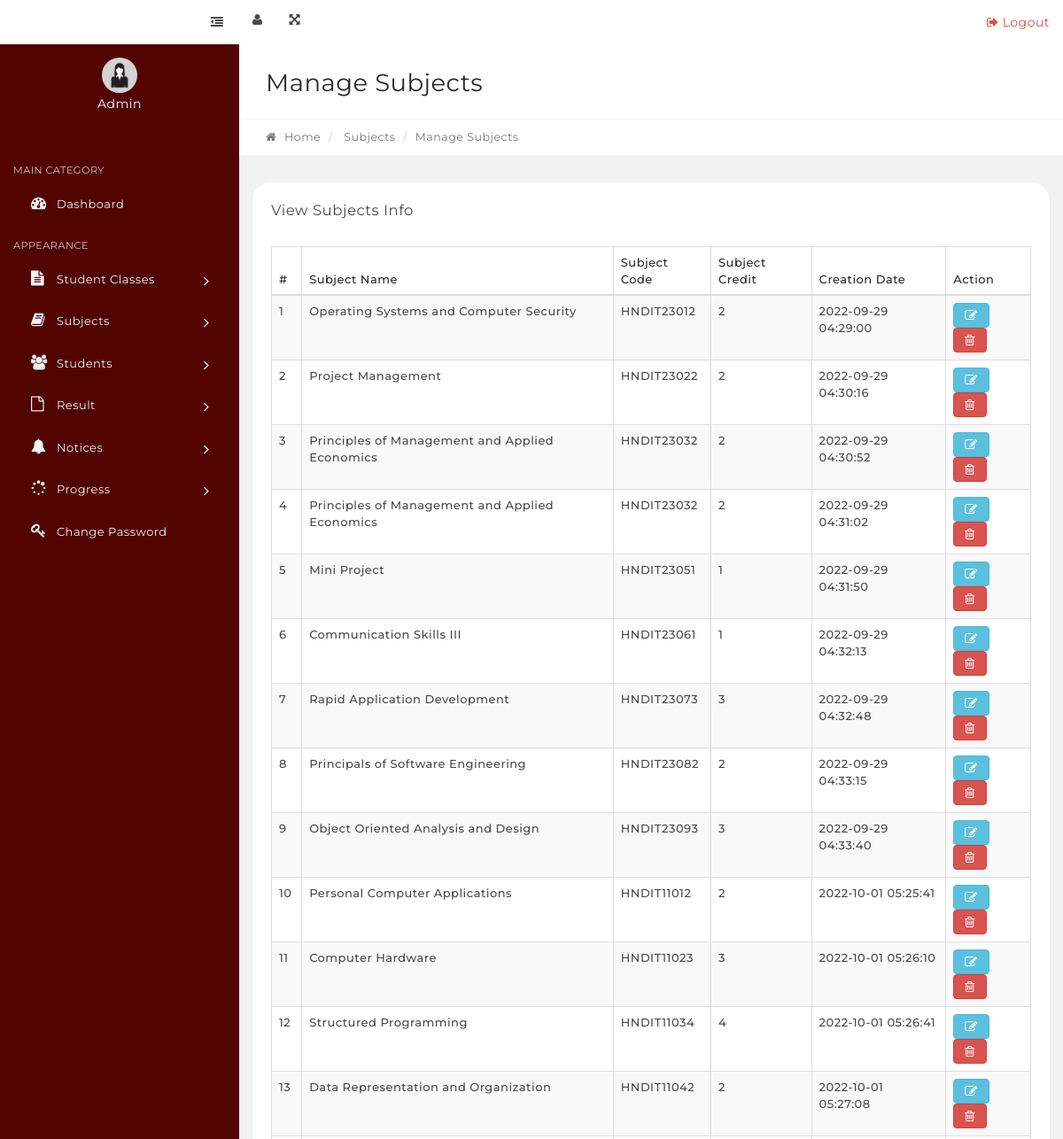
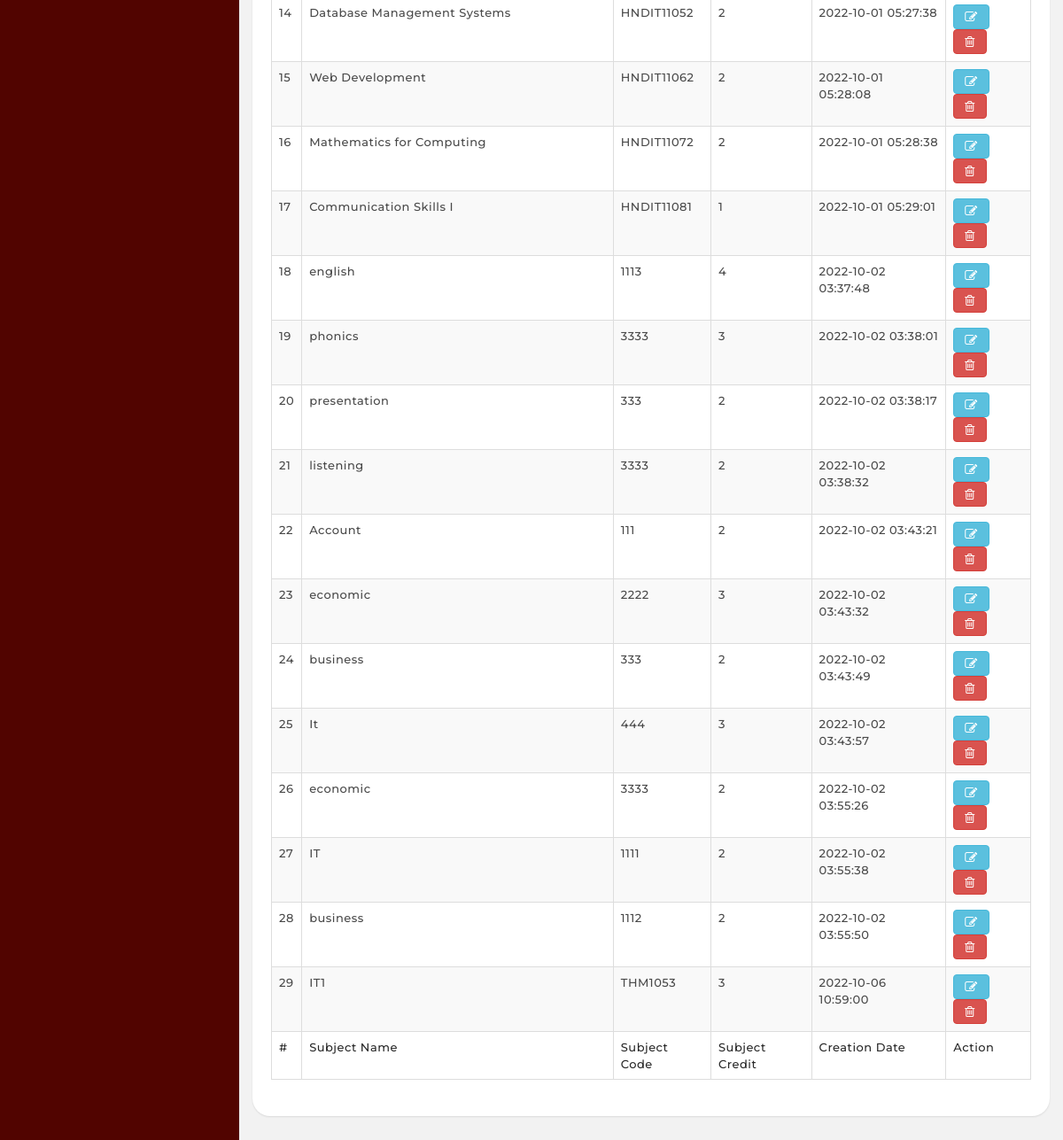
Page /manage-subjects.php on the committed database (2 pictures, top to bottom).
### tables this page shows
CREATE TABLE `tblsubjects` (
  `id` int(11) NOT NULL,
  `SubjectName` varchar(100) NOT NULL,
  `SubjectCode` varchar(100) DEFAULT NULL,
  `Creationdate` timestamp NULL DEFAULT current_timestamp(),
  `UpdationDate` timestamp NULL DEFAULT current_timestamp(),
  `SubjectCredit` varchar(100) DEFAULT NULL
);

### manage-subjects.php (the view, shortened to what this page needs)
<?php
include('includes/config.php');
if(strlen($_SESSION['alogin'])=="")
    {
    header("Location: index.php");
    }
    else{
?>
<link rel="stylesheet" type="text/css" href="assets/js/DataTables/datatables.min.css"/>
   <?php include('includes/topbar.php');?>
            <div class="content-wrapper">
                <div class="content-container">
<?php include('includes/leftbar.php');?>
                    <div class="main-page">
                        <div class="container-fluid">
                            <div class="row page-title-div">
                                <div class="col-md-6">
                                    <h2 class="title">Manage Subjects</h2>
                                </div>
                            </div>
                            <div class="row breadcrumb-div">
                                <div class="col-md-6">
                                    <ul class="breadcrumb">
            							<li><a href="dashboard.php"><i class="fa fa-home"></i> Home</a></li>
                                        <li> Subjects</li>
            							<li class="active">Manage Subjects</li>
            						</ul>
                                </div>
                            </div>
                        </div>
                        <section class="section">
                            <div class="container-fluid">
                                <div class="row">
                                    <div class="col-md-12">
                                        <div class="panel">
                                            <div class="panel-heading">
                                                <div class="panel-title">
                                                    <h5>View Subjects Info</h5>
                                                </div>
                                            </div>
                                            <div class="panel-body p-20">
                                                <table id="example" class="display table table-striped table-bordered" cellspacing="0" width="100%">
                                                    <thead>
                                                        <tr>
                                                            <th>#</th>
                                                            <th>Subject Name</th>
                                                            <th>Subject Code</th>
                                                            <th>Subject Credit</th>
                                                            <th>Creation Date</th>
                                                            <th>Action</th>
                                                        </tr>
                                                    </thead>
                                                    <tfoot>
                                                        <tr>
                                                          <th>#</th>
                                                             <th>Subject Name</th>
                                                            <th>Subject Code</th>
                                                            <th>Subject Credit</th>
                                                            <th>Creation Date</th>
                                                            <th>Action</th>
                                                        </tr>
                                                    </tfoot>
                                                    <tbody>
<?php $sql = "SELECT * from tblsubjects";
$query = $dbh->prepare($sql);
$query->execute();
$results=$query->fetchAll(PDO::FETCH_OBJ);
$cnt=1;
if($query->rowCount() > 0)
{
foreach($results as $result)
{   ?>
<tr>
 <td><?php echo htmlentities($cnt);?></td>
                                                            <td><?php echo htmlentities($result->SubjectName);?></td>
                                                            <td><?php echo htmlentities($result->SubjectCode);?></td>
                                                            <td><?php echo htmlentities($result->SubjectCredit);?></td>
                                                            <td><?php echo htmlentities($result->Creationdate);?></td>
<td>
<a href="edit-subject.php?subjectid=<?php echo htmlentities($result->id);?>" class="btn btn-info"><i class="fa fa-edit" title="Edit Record"></i> </a>
<a href="manage-subjects.php?id=<?php echo htmlentities($result->id);?>" class="btn btn-danger"><i class="fa fa-trash-o" title="Delete Record"></i> </a>
</td>
</tr>
<?php $cnt=$cnt+1;}} ?>
                                                    </tbody>
                                                </table>
                                            </div>
                                        </div>
                                    </div>
                                                </div>
                                            </div>
                                        </div>
                                    </div>
                                </div>
                            </div>
<?php include('includes/footer.php');?>
<?php } ?>

### rows in the picture
tblsubjects: SubjectName "Operating Systems and Computer Security", SubjectCode "HNDIT23012", SubjectCredit "2", Creationdate "2022-09-29 04:29:00"
tblsubjects: SubjectName "Project Management", SubjectCode "HNDIT23022", SubjectCredit "2", Creationdate "2022-09-29 04:30:16"
tblsubjects: SubjectName "Principles of Management and Applied Economics", SubjectCode "HNDIT23032", SubjectCredit "2", Creationdate "2022-09-29 04:30:52"
tblsubjects: SubjectName "Principles of Management and Applied Economics", SubjectCode "HNDIT23032", SubjectCredit "2", Creationdate "2022-09-29 04:31:02"
tblsubjects: SubjectName "Mini Project", SubjectCode "HNDIT23051", SubjectCredit "1", Creationdate "2022-09-29 04:31:50"
tblsubjects: SubjectName "Communication Skills III", SubjectCode "HNDIT23061", SubjectCredit "1", Creationdate "2022-09-29 04:32:13"
tblsubjects: SubjectName "Rapid Application Development", SubjectCode "HNDIT23073", SubjectCredit "3", Creationdate "2022-09-29 04:32:48"
tblsubjects: SubjectName "Principals of Software Engineering", SubjectCode "HNDIT23082", SubjectCredit "2", Creationdate "2022-09-29 04:33:15"
tblsubjects: SubjectName "Object Oriented Analysis and Design", SubjectCode "HNDIT23093", SubjectCredit "3", Creationdate "2022-09-29 04:33:40"
tblsubjects: SubjectName "Personal Computer Applications", SubjectCode "HNDIT11012", SubjectCredit "2", Creationdate "2022-10-01 05:25:41"
tblsubjects: SubjectName "Computer Hardware", SubjectCode "HNDIT11023", SubjectCredit "3", Creationdate "2022-10-01 05:26:10"
tblsubjects: SubjectName "Structured Programming", SubjectCode "HNDIT11034", SubjectCredit "4", Creationdate "2022-10-01 05:26:41"
tblsubjects: SubjectName "Data Representation and Organization", SubjectCode "HNDIT11042", SubjectCredit "2", Creationdate "2022-10-01 05:27:08"
tblsubjects: SubjectName "Database Management Systems", SubjectCode "HNDIT11052", SubjectCredit "2", Creationdate "2022-10-01 05:27:38"
tblsubjects: SubjectName "Web Development", SubjectCode "HNDIT11062", SubjectCredit "2", Creationdate "2022-10-01 05:28:08"
tblsubjects: SubjectName "Mathematics for Computing", SubjectCode "HNDIT11072", SubjectCredit "2", Creationdate "2022-10-01 05:28:38"
tblsubjects: SubjectName "Communication Skills I", SubjectCode "HNDIT11081", SubjectCredit "1", Creationdate "2022-10-01 05:29:01"
tblsubjects: SubjectName "english", SubjectCode "1113", SubjectCredit "4", Creationdate "2022-10-02 03:37:48"
tblsubjects: SubjectName "phonics", SubjectCode "3333", SubjectCredit "3", Creationdate "2022-10-02 03:38:01"
tblsubjects: SubjectName "presentation", SubjectCode "333", SubjectCredit "2", Creationdate "2022-10-02 03:38:17"
tblsubjects: SubjectName "listening", SubjectCode "3333", SubjectCredit "2", Creationdate "2022-10-02 03:38:32"
tblsubjects: SubjectName "Account", SubjectCode "111", SubjectCredit "2", Creationdate "2022-10-02 03:43:21"
tblsubjects: SubjectName "economic", SubjectCode "2222", SubjectCredit "3", Creationdate "2022-10-02 03:43:32"
tblsubjects: SubjectName "business", SubjectCode "333", SubjectCredit "2", Creationdate "2022-10-02 03:43:49"
tblsubjects: SubjectName "It", SubjectCode "444", SubjectCredit "3", Creationdate "2022-10-02 03:43:57"
tblsubjects: SubjectName "economic", SubjectCode "3333", SubjectCredit "2", Creationdate "2022-10-02 03:55:26"
tblsubjects: SubjectName "IT", SubjectCode "1111", SubjectCredit "2", Creationdate "2022-10-02 03:55:38"
tblsubjects: SubjectName "business", SubjectCode "1112", SubjectCredit "2", Creationdate "2022-10-02 03:55:50"
tblsubjects: SubjectName "IT1", SubjectCode "THM1053", SubjectCredit "3", Creationdate "2022-10-06 10:59:00"
